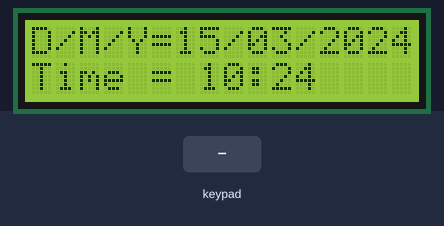
Bench run of a sketch on a simulated Arduino Uno, built with avr-gcc and run on an emulated ATmega328P. Shown: 16×2 character LCD. The inputs (shaded band) are chosen by the test bench. The local clock reads 2024-03-15 10:24:30 at power-on unless the sketch sets it; what the sketch prints to the serial monitor is not drawn.

Above: at 1.2 s.
1.3 s: key 'B' pressed
At 2.1 s:
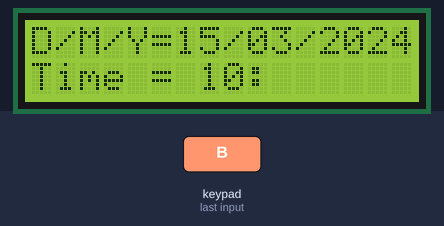
3.8 s: keypad keys 7 6 5 4 D pressed 0.4 s apart
At 7.2 s:
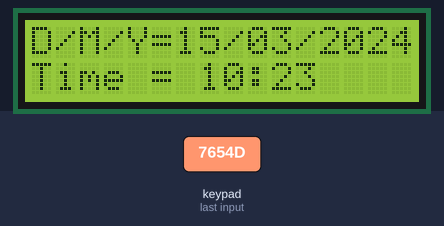
8.8 s: key 'D' pressed
At 10.8 s:
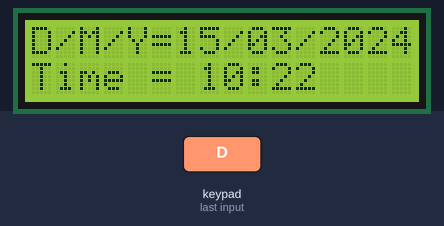
10.9 s: keypad keys 3 2 1 0 D pressed 0.4 s apart
At 15.2 s:
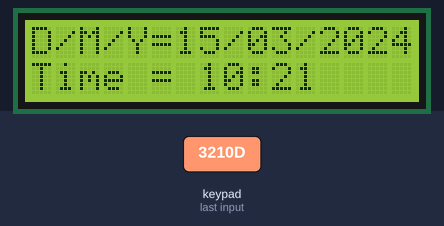
Timing chart, 0 to 15.9 s (numbered marks = the images above; inputs shaded):
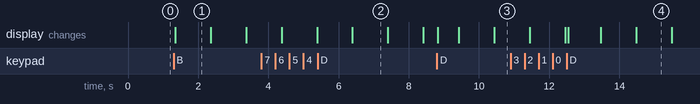

The sketch:

code_check2.ino
```cpp
#include <LiquidCrystal_I2C.h>
#include <Keypad_I2C.h>
#include <Keypad.h>
#include <Wire.h>
#include <TimeLib.h>
#include <DS1307RTC.h>

#define I2CADDR 0x20

const byte ROWS = 4;
const byte COLS = 4;
char hexaKeys[ROWS][COLS] = {
  { '1', '2', '3', 'A' },
  { '4', '5', '6', 'B' },
  { '7', '8', '9', 'C' },
  { '*', '0', '#', 'D' }
};

byte rowPins[ROWS] = { 7, 6, 5, 4 };
byte colPins[COLS] = { 3, 2, 1, 0 };
unsigned long last_time;
unsigned int digit = 0;  // Default to not editing minutes
bool flag = false;
bool blink_txt = false;
LiquidCrystal_I2C lcd(0x27, 16, 2);  // Module IIC/I2C Interface
Keypad_I2C keypad(makeKeymap(hexaKeys), rowPins, colPins, ROWS, COLS, I2CADDR);
tmElements_t tm;  // For DS1307
int Hour = 0, Minute = 0;

void print2digit(int val) {
  if (val < 10 && val >= 0)
    lcd.print(0);
  lcd.print(val);
}

void setup() {
  Serial.begin(38400);
  Wire.begin();
  keypad.begin();
  lcd.init();
  lcd.backlight();  // เปิด backlight
  lcd.home();
}

void loop() {
  char key = keypad.getKey();

  if (key) {
    if (key == 'B') {
      Serial.println("B");
      digit = !digit;  // Toggle between editing hour or minute
      flag = true;
    } else if (key == 'C') {
      if (!digit)
        Hour = (Hour < 23) ? Hour + 1 : 0;
      else
        Minute = (Minute < 59) ? Minute + 1 : 0;
    } else if (key == 'D') {
      if (!digit)
        Hour = (Hour > 0) ? Hour - 1 : 23;
      else
        Minute = (Minute > 0) ? Minute - 1 : 59;
    } else if (key == '#') {
      tm.Hour = Hour;
      tm.Minute = Minute;
      RTC.write(tm);
      flag = false;
    }
  }

  if (RTC.read(tm)) {
    lcd.setCursor(0, 0);
    lcd.print("D/M/Y=");
    print2digit(tm.Day);
    lcd.print("/");
    print2digit(tm.Month);
    lcd.print("/");
    lcd.print(tmYearToCalendar(tm.Year));

    lcd.setCursor(0, 1);
    lcd.print("Time = ");
    if (flag) {
      if ((millis() - last_time) > 1000) {
        blink_txt = !blink_txt;
        last_time = millis();  // Update last_time to current time
      }
      if (!digit) {  // Editing hour
        if (blink_txt)
          lcd.print("  ");
        else
          print2digit(Hour);
        lcd.print(":");
        print2digit(Minute);
      } else {  // Editing minute
        print2digit(Hour);
        lcd.print(":");
        if (blink_txt)
          lcd.print("  ");
        else
          print2digit(Minute);
      }
    } else {
      Hour = tm.Hour;
      Minute = tm.Minute;
      print2digit(Hour);
      lcd.print(":");
      print2digit(Minute);
    }
  }
}
```

Measured:
- after the input at 1.3 s, the display: changes after 0.05 s (image 1)
- after the input at 3.8 s, the display: first differs from a run without the input after 2.6 s (image 2)
- after the input at 8.8 s, the display: changes at once (image 3)
- after the input at 10.9 s, the display: first differs from a run without the input after 1.6 s (image 4)
- what the display in image 1 shows lasts 1.1 s, from 1.3 s to 2.4 s
